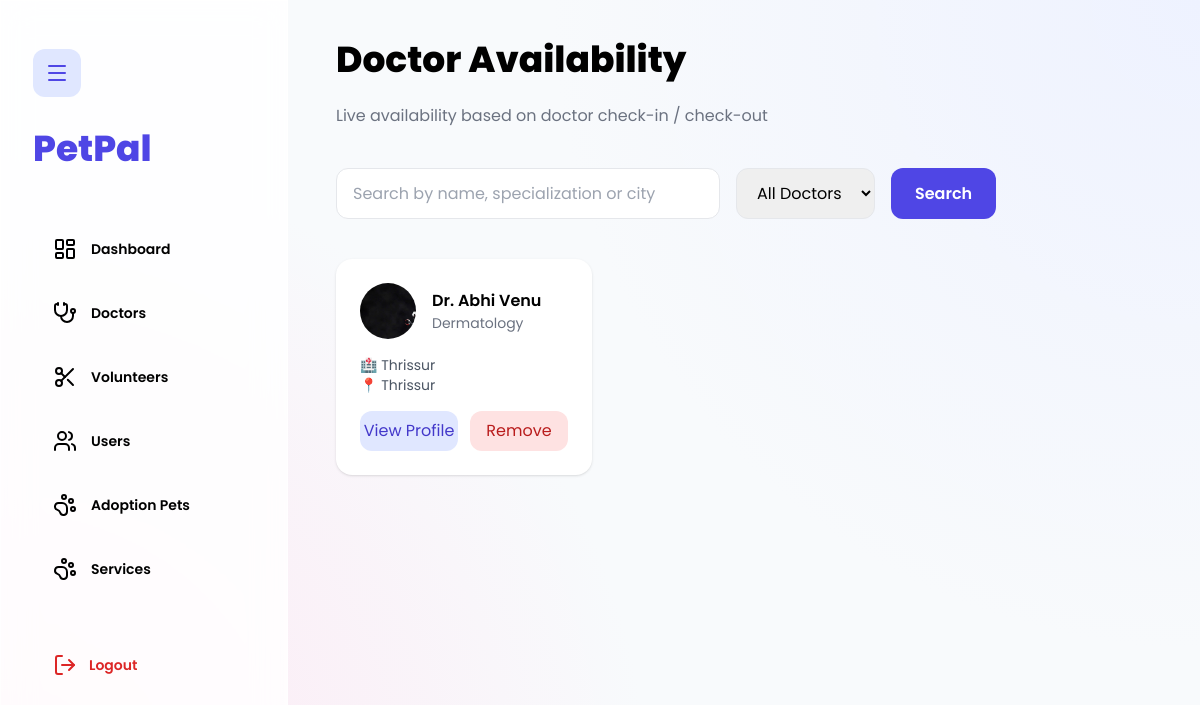
/petadmin/doctor/ (signed in), run on the app's committed database.
### doctor/models.py (models this page shows, shortened)
class doctor_registration(models.Model):
    name = models.CharField(max_length=100)
    email = models.EmailField(unique=True)
    phone = models.CharField(max_length=15, blank=True, null=True)
    city = models.CharField(max_length=50, blank=True, null=True)
    specialization = models.CharField(max_length=50, blank=True, null=True)
    experience = models.IntegerField(blank=True, null=True)
    license = models.CharField(max_length=50, blank=True, null=True)
    clinic = models.CharField(max_length=100, blank=True, null=True)
    image = models.ImageField(upload_to='doctorImages/', blank=True, null=True)
    password = models.CharField(max_length=128)
    is_active = models.BooleanField(default=True)
    is_checkout = models.BooleanField(default=True)
    is_available = models.BooleanField(default=False)

### Petadmin/views.py (the view)
# urls.py: path('doctor/', views.doctorAdmin, name='doctorAdmin'),
def doctorAdmin(request):
    if "admin_id" not in request.session:
        messages.error(request, "Please login as admin")
        return redirect("petadmin:loginAdmin")
    doctors = doctor_registration.objects.all()
    query = request.GET.get("q", "")
    if query:
        doctors = doctors.filter(
            Q(name__icontains=query) |
            Q(specialization__icontains=query) |
            Q(city__icontains=query)
        )
    availability = request.GET.get("availability", "")
    if availability == "available":
        doctors = doctors.filter(is_available=True)
    elif availability == "offline":
        doctors = doctors.filter(is_available=False)
    return render(
        request,
        "petadmin/doctorAdmin.html",
        {
            "doctors": doctors,
            "query": query,
            "availability": availability,
        }
    )

### templates/Petadmin/doctorAdmin.html (shortened to what this page needs)
{% extends "petadmin/baseAdmin.html" %}
{% load static %}
{% block content %}
<h1 class="text-4xl font-extrabold mb-6">Doctor Availability</h1>
<p class="text-gray-500 mb-10">
  Live availability based on doctor check-in / check-out
</p>
<form method="get" class="mb-10 flex flex-wrap gap-4">
  <input
    type="text"
    name="q"
    value="{{ query }}"
    placeholder="Search by name, specialization or city"
    class="px-4 py-3 rounded-xl border w-full md:w-96"
  >
  <select
    name="availability"
    class="px-4 py-3 rounded-xl border"
  >
    <option value="">All Doctors</option>
  </select>
  <button
    type="submit"
    class="px-6 py-3 rounded-xl bg-indigo-600 text-white font-semibold"
  >
    Search
  </button>
</form>
<div class="grid md:grid-cols-3 gap-6">
{% for doctor in doctors %}
<div class="bg-white p-6 rounded-2xl shadow">
  <div class="flex items-center gap-4 mb-4">
    {% if doctor.image %}
      <img src="{{ doctor.image.url }}" class="w-14 h-14 rounded-full object-cover">
    {% else %}
      <img src="{% static 'img/default-doctor.png' %}" class="w-14 h-14 rounded-full">
    {% endif %}
    <div>
      <h3 class="font-semibold">Dr. {{ doctor.name }}</h3>
      <p class="text-sm text-gray-500">{{ doctor.specialization }}</p>
    </div>
  </div>
  <p class="text-sm text-gray-600 mb-4">
    🏥 {{ doctor.clinic }} <br>
    📍 {{ doctor.city }}
  </p>
  <div class="flex gap-3">
    <a href="{% url 'petadmin:doctorDetailsAdmin' doctor.id %}"
       class="flex-1 text-center py-2 rounded-xl bg-indigo-100 text-indigo-700">
      View Profile
    </a>
    <a href="{% url 'petadmin:deleteDoctor' doctor.id %}"
       onclick="return confirm('Are you sure?')"
       class="flex-1 text-center py-2 rounded-xl bg-red-100 text-red-700">
      Remove
    </a>
  </div>
</div>
{% endfor %}
</div>
{% endblock %}

### templates/Petadmin/baseadmin.html (style rules this page uses)
body { font-family:"Poppins",sans-serif; background: radial-gradient(circle at top right,#eef2ff,transparent 45%), radial-gradient(circle at bottom left,#fde7f3,transparent 45%), #f8fafc; }
* { transition-duration:0.15s !important; animation-duration:0.25s !important; }

### data on the page
doctor_registration: image (picture), name "Abhi Venu", specialization "Dermatology", clinic "Thrissur", city "Thrissur"
